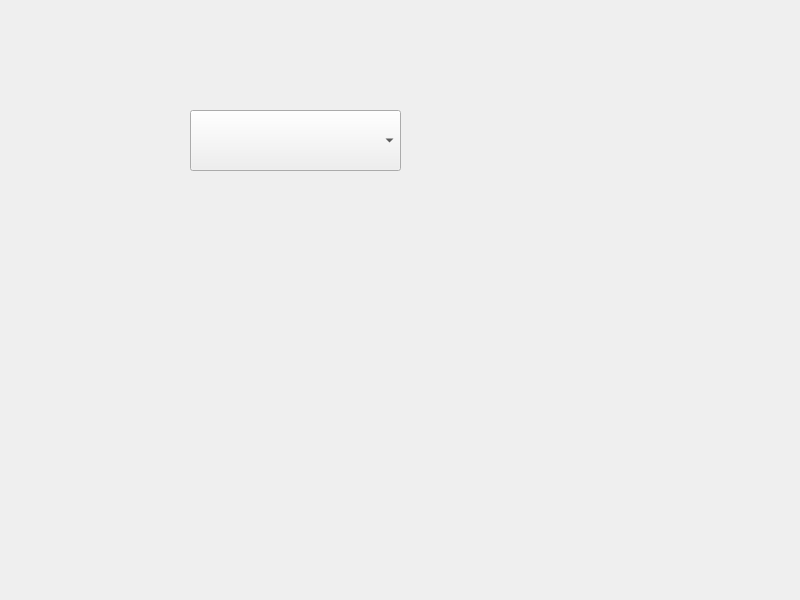
<?xml version="1.0" encoding="UTF-8"?>
<ui version="4.0">
 <class>Widget</class>
 <widget class="QWidget" name="Widget">
  <property name="geometry">
   <rect>
    <x>0</x>
    <y>0</y>
    <width>800</width>
    <height>600</height>
   </rect>
  </property>
  <property name="windowTitle">
   <string>Widget</string>
  </property>
  <widget class="QComboBox" name="comboBox">
   <property name="geometry">
    <rect>
     <x>190</x>
     <y>110</y>
     <width>211</width>
     <height>61</height>
    </rect>
   </property>
  </widget>
 </widget>
 <resources/>
 <connections/>
</ui>
